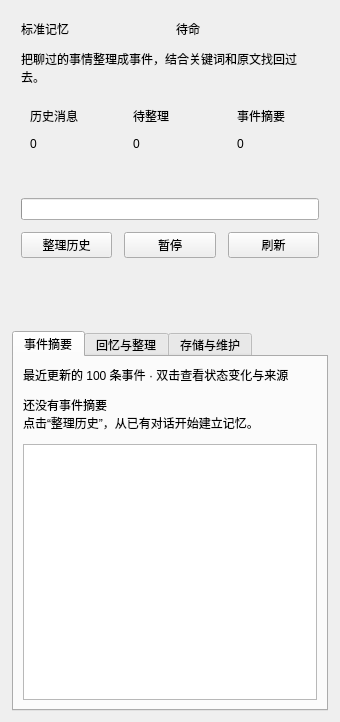
<?xml version="1.0" encoding="UTF-8"?>
<ui version="4.0">
 <class>MemorySchemePage</class>
 <widget class="QWidget" name="MemorySchemePage">
  <layout class="QVBoxLayout" name="mainLayout">
   <property name="spacing">
    <number>12</number>
   </property>
   <property name="leftMargin">
    <number>12</number>
   </property>
   <property name="rightMargin">
    <number>12</number>
   </property>
   <item>
    <widget class="QFrame" name="overviewCard">
     <layout class="QVBoxLayout" name="overviewCardLayout">
      <property name="spacing">
       <number>12</number>
      </property>
      <item>
       <layout class="QHBoxLayout" name="headingLayout">
        <property name="spacing">
         <number>12</number>
        </property>
        <item>
         <widget class="QLabel" name="schemeTitle">
          <property name="text">
           <string>标准记忆</string>
          </property>
          <property name="wordWrap">
           <bool>true</bool>
          </property>
         </widget>
        </item>
        <item>
         <widget class="QLabel" name="stateBadge">
          <property name="text">
           <string>待命</string>
          </property>
          <property name="wordWrap">
           <bool>true</bool>
          </property>
         </widget>
        </item>
       </layout>
      </item>
      <item>
       <widget class="QLabel" name="descriptionLabel">
        <property name="text">
         <string>把聊过的事情整理成事件，结合关键词和原文找回过去。</string>
        </property>
        <property name="wordWrap">
         <bool>true</bool>
        </property>
       </widget>
      </item>
      <item>
       <layout class="QHBoxLayout" name="metricsLayout">
        <property name="spacing">
         <number>12</number>
        </property>
        <item>
         <widget class="QFrame" name="totalMetric">
          <layout class="QVBoxLayout" name="totalMetricLayout">
           <property name="spacing">
            <number>12</number>
           </property>
           <item>
            <widget class="QLabel" name="totalCaption">
             <property name="text">
              <string>历史消息</string>
             </property>
             <property name="wordWrap">
              <bool>true</bool>
             </property>
            </widget>
           </item>
           <item>
            <widget class="QLabel" name="totalValue">
             <property name="text">
              <string>0</string>
             </property>
             <property name="wordWrap">
              <bool>true</bool>
             </property>
            </widget>
           </item>
          </layout>
         </widget>
        </item>
        <item>
         <widget class="QFrame" name="pendingMetric">
          <layout class="QVBoxLayout" name="pendingMetricLayout">
           <property name="spacing">
            <number>12</number>
           </property>
           <item>
            <widget class="QLabel" name="pendingCaption">
             <property name="text">
              <string>待整理</string>
             </property>
             <property name="wordWrap">
              <bool>true</bool>
             </property>
            </widget>
           </item>
           <item>
            <widget class="QLabel" name="pendingValue">
             <property name="text">
              <string>0</string>
             </property>
             <property name="wordWrap">
              <bool>true</bool>
             </property>
            </widget>
           </item>
          </layout>
         </widget>
        </item>
        <item>
         <widget class="QFrame" name="eventsMetric">
          <layout class="QVBoxLayout" name="eventsMetricLayout">
           <property name="spacing">
            <number>12</number>
           </property>
           <item>
            <widget class="QLabel" name="eventsCaption">
             <property name="text">
              <string>事件摘要</string>
             </property>
             <property name="wordWrap">
              <bool>true</bool>
             </property>
            </widget>
           </item>
           <item>
            <widget class="QLabel" name="eventsValue">
             <property name="text">
              <string>0</string>
             </property>
             <property name="wordWrap">
              <bool>true</bool>
             </property>
            </widget>
           </item>
          </layout>
         </widget>
        </item>
       </layout>
      </item>
      <item>
       <widget class="QLabel" name="statisticsLabel">
        <property name="wordWrap">
         <bool>true</bool>
        </property>
       </widget>
      </item>
      <item>
       <widget class="QProgressBar" name="coverageProgress" />
      </item>
      <item>
       <layout class="QHBoxLayout" name="actionsLayout">
        <property name="spacing">
         <number>12</number>
        </property>
        <item>
         <widget class="QPushButton" name="organizeButton">
          <property name="text">
           <string>整理历史</string>
          </property>
         </widget>
        </item>
        <item>
         <widget class="QPushButton" name="pauseButton">
          <property name="text">
           <string>暂停</string>
          </property>
         </widget>
        </item>
        <item>
         <widget class="QPushButton" name="refreshButton">
          <property name="text">
           <string>刷新</string>
          </property>
         </widget>
        </item>
       </layout>
      </item>
      <item>
       <widget class="QLabel" name="statusLabel">
        <property name="wordWrap">
         <bool>true</bool>
        </property>
       </widget>
      </item>
      <item>
       <widget class="QLabel" name="lastSuccessLabel">
        <property name="wordWrap">
         <bool>true</bool>
        </property>
       </widget>
      </item>
     </layout>
    </widget>
   </item>
   <item>
    <widget class="QTabWidget" name="detailTabs">
     <widget class="QWidget" name="eventsTab">
      <attribute name="title">
       <string>事件摘要</string>
      </attribute>
      <layout class="QVBoxLayout" name="eventsTabLayout">
       <property name="spacing">
        <number>12</number>
       </property>
       <item>
        <widget class="QLabel" name="previewLabel">
         <property name="text">
          <string>最近更新的 100 条事件 · 双击查看状态变化与来源</string>
         </property>
         <property name="wordWrap">
          <bool>true</bool>
         </property>
        </widget>
       </item>
       <item>
        <widget class="QLabel" name="emptyLabel">
         <property name="text">
          <string>还没有事件摘要
点击“整理历史”，从已有对话开始建立记忆。</string>
         </property>
         <property name="wordWrap">
          <bool>true</bool>
         </property>
        </widget>
       </item>
       <item>
        <widget class="QListWidget" name="eventsList">
         <property name="wordWrap">
          <bool>true</bool>
         </property>
         <property name="spacing">
          <number>6</number>
         </property>
         <property name="minimumSize">
          <size>
           <width>0</width>
           <height>220</height>
          </size>
         </property>
        </widget>
       </item>
      </layout>
     </widget>
     <widget class="QWidget" name="behaviorTab">
      <attribute name="title">
       <string>回忆与整理</string>
      </attribute>
      <layout class="QVBoxLayout" name="behaviorTabLayout">
       <property name="spacing">
        <number>12</number>
       </property>
       <item>
        <widget class="QFrame" name="recallCard">
         <layout class="QVBoxLayout" name="recallCardLayout">
          <property name="spacing">
           <number>12</number>
          </property>
          <item>
           <widget class="QCheckBox" name="retrievalCheck">
            <property name="text">
             <string>主动回忆</string>
            </property>
           </widget>
          </item>
          <item>
           <widget class="QLabel" name="recallHelp">
            <property name="text">
             <string>聊天时查找相关事件，结合最近的上下文理解“上次”“那件事”。关闭后仍可查询原始历史。</string>
            </property>
            <property name="wordWrap">
             <bool>true</bool>
            </property>
           </widget>
          </item>
         </layout>
        </widget>
       </item>
       <item>
        <widget class="QFrame" name="automaticCard">
         <layout class="QVBoxLayout" name="automaticCardLayout">
          <property name="spacing">
           <number>12</number>
          </property>
          <item>
           <widget class="QCheckBox" name="automaticCheck">
            <property name="text">
             <string>自动整理新增对话</string>
            </property>
           </widget>
          </item>
          <item>
           <widget class="QLabel" name="automaticHelp">
            <property name="text">
             <string>新增消息累计 12 条后，在回复结束时后台整理一批。旧历史需要手动开始；整理中可继续聊天。</string>
            </property>
            <property name="wordWrap">
             <bool>true</bool>
            </property>
           </widget>
          </item>
         </layout>
        </widget>
       </item>
       <item>
        <widget class="QLabel" name="serviceLabel">
         <property name="wordWrap">
          <bool>true</bool>
         </property>
        </widget>
       </item>
       <item>
        <widget class="QLabel" name="costLabel">
         <property name="text">
          <string>事件整理会使用当前聊天 API，产生额外 Token 用量。日常关键词检索在本机完成。</string>
         </property>
         <property name="wordWrap">
          <bool>true</bool>
         </property>
        </widget>
       </item>
       <item>
        <widget class="QLabel" name="policyLabel">
         <property name="text">
          <string>本地与各个 QQ 会话分别整理。隐藏消息仍可回忆；永久删除来源消息会移除相关事件摘要。长消息取前 1600 字整理，完整原文仍保留。</string>
         </property>
         <property name="wordWrap">
          <bool>true</bool>
         </property>
        </widget>
       </item>
      </layout>
     </widget>
     <widget class="QWidget" name="storageTab">
      <attribute name="title">
       <string>存储与维护</string>
      </attribute>
      <layout class="QVBoxLayout" name="storageTabLayout">
       <property name="spacing">
        <number>12</number>
       </property>
       <item>
        <widget class="QFrame" name="storageCard">
         <layout class="QVBoxLayout" name="storageCardLayout">
          <property name="spacing">
           <number>12</number>
          </property>
          <item>
           <widget class="QLabel" name="storageTitle">
            <property name="text">
             <string>本机存储 · SQLite</string>
            </property>
            <property name="wordWrap">
             <bool>true</bool>
            </property>
           </widget>
          </item>
          <item>
           <widget class="QLabel" name="storageLabel">
            <property name="wordWrap">
             <bool>true</bool>
            </property>
            <property name="textInteractionFlags">
             <set>Qt::TextSelectableByMouse</set>
            </property>
           </widget>
          </item>
          <item>
           <widget class="QLabel" name="storageHelp">
            <property name="text">
             <string>聊天原文、事件摘要和索引随数据库一起备份与迁移。历史记录、独立长期记忆仍在各自页面管理。</string>
            </property>
            <property name="wordWrap">
             <bool>true</bool>
            </property>
           </widget>
          </item>
         </layout>
        </widget>
       </item>
       <item>
        <widget class="QFrame" name="maintenanceCard">
         <layout class="QVBoxLayout" name="maintenanceCardLayout">
          <property name="spacing">
           <number>12</number>
          </property>
          <item>
           <widget class="QLabel" name="maintenanceTitle">
            <property name="text">
             <string>重新建立事件记忆</string>
            </property>
            <property name="wordWrap">
             <bool>true</bool>
            </property>
           </widget>
          </item>
          <item>
           <widget class="QLabel" name="maintenanceHelp">
            <property name="text">
             <string>清空后保留聊天原文与独立长期记忆，并暂停自动整理。下次整理会重新产生 API 用量。</string>
            </property>
            <property name="wordWrap">
             <bool>true</bool>
            </property>
           </widget>
          </item>
          <item>
           <widget class="QPushButton" name="clearIndexButton">
            <property name="text">
             <string>清空事件索引…</string>
            </property>
           </widget>
          </item>
         </layout>
        </widget>
       </item>
      </layout>
     </widget>
    </widget>
   </item>
  </layout>
 </widget>
 <resources />
 <connections />
</ui>
